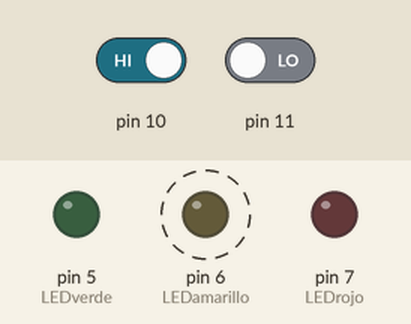
A sketch run on a simulated Arduino Uno, built with avr-gcc and run on an emulated ATmega328P. Shown: output pins drawn as LEDs (lit = HIGH). Dashed ring = blinking. Inputs (shaded band) come from the test bench; at power-on: pin 10 HIGH, pin 11 LOW.

Above: at 2.8 s.
2.9 s: pin 10 driven LOW
At 3.8 s:
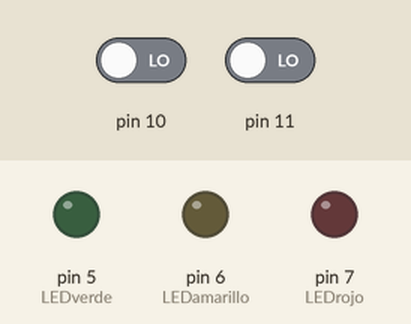
4.4 s: pin 11 driven HIGH
At 5.1 s:
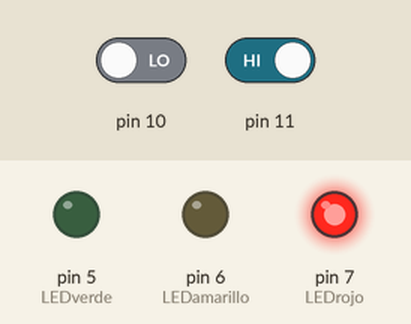
14.1 s: pin 10 driven HIGH
At 15.1 s:
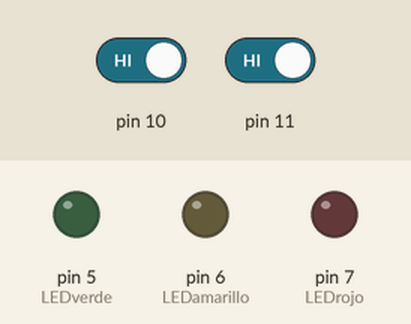
15.9 s: pin 11 driven LOW
At 16.2 s:
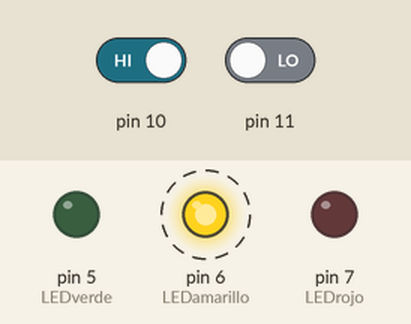
Timing chart, 0 to 20.9 s (numbered marks = the images above; inputs shaded):
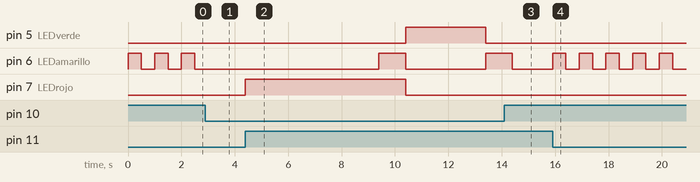

The sketch:

Punto_3_Semaforo1.ino
```cpp
#define LEDrojo 7
#define LEDamarillo 6
#define LEDverde 5

void setup(){
  pinMode(11,INPUT);
   pinMode(10,INPUT);

    pinMode(7,OUTPUT);
    pinMode(6,OUTPUT);
    pinMode(5,OUTPUT);


}
void loop(){
  bool swi1,swi2;
    swi1=digitalRead(11);
    swi2=digitalRead(10);

  if(swi1==1 && swi2==0){
   digitalWrite(LEDrojo, HIGH);
      digitalWrite(LEDamarillo, LOW);
      digitalWrite(LEDverde, LOW);
      delay(5000);

      digitalWrite(LEDrojo, HIGH);
      digitalWrite(LEDamarillo, HIGH);
      digitalWrite(LEDverde, LOW);
      delay(1000);

      digitalWrite(LEDrojo, LOW);
      digitalWrite(LEDamarillo, LOW);
      digitalWrite(LEDverde, HIGH);
      delay(3000);

      digitalWrite(LEDrojo, LOW);
      digitalWrite(LEDamarillo, HIGH);
      digitalWrite(LEDverde, LOW);
      delay(1000);
  }
  if(swi1==0 && swi2==1){
   digitalWrite(LEDrojo, LOW);
   digitalWrite(LEDverde, LOW);
    digitalWrite(LEDamarillo, HIGH);
      delay(500);
      digitalWrite(LEDamarillo, LOW);
      delay(500);
  }
  else{
   digitalWrite(LEDrojo, LOW);
   digitalWrite(LEDverde, LOW);
   digitalWrite(LEDamarillo,LOW);
  }
}
```

Measured:
- after the input at 2.9 s, pin 6 (LEDamarillo): stays LOW (without the input it goes to HIGH after 0.10 s)
- after the input at 4.4 s, pin 5 (LEDverde): LOW → HIGH after 6.0 s, → LOW 3.0 s later; pin 6 (LEDamarillo): LOW → HIGH after 5.0 s, → LOW 1.0 s later, → HIGH 3.0 s later; pin 7 (LEDrojo): LOW → HIGH at once, → LOW 6.0 s later
- after the input at 14.1 s, pin 7 (LEDrojo): stays LOW (without the input it goes to HIGH after 0.30 s)
- after the input at 15.9 s, pin 6 (LEDamarillo): alternates HIGH for 0.50 s and LOW for 0.50 s, starting at once
- by itself, pin 6 (LEDamarillo): alternates HIGH for 0.50 s and LOW for 0.50 s
